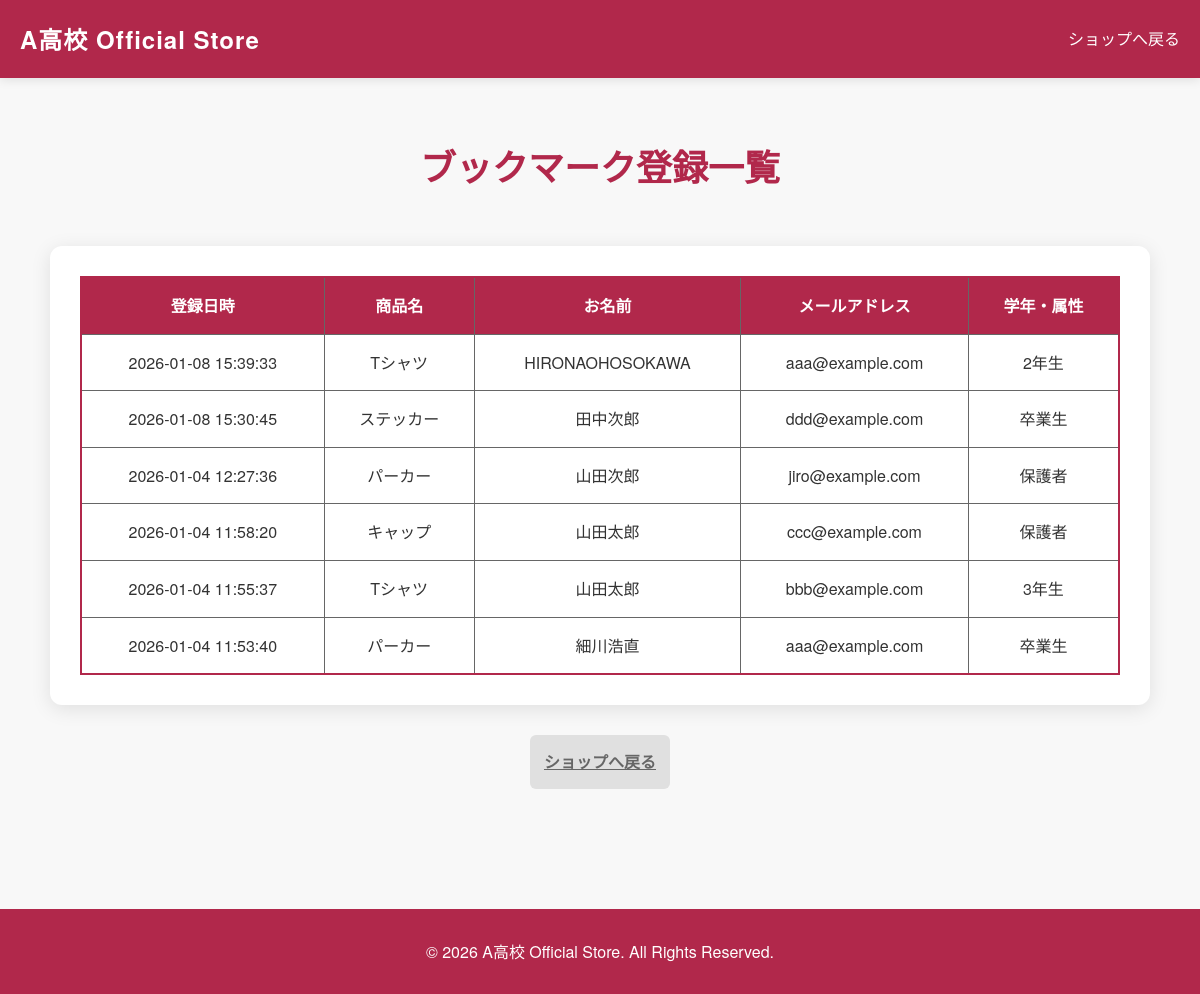
The page /select.php on the database its author committed.
### tables this page shows
CREATE TABLE `gs_bm_table` (
  `id` int(12) NOT NULL,
  `name` varchar(64) NOT NULL,
  `product` varchar(64) NOT NULL,
  `datetime` datetime NOT NULL,
  `email` varchar(128) NOT NULL,
  `grade` varchar(64) NOT NULL
);

### funcs.php (called while the page is built, shortened)
<?php
function h($str) {
    return htmlspecialchars($str, ENT_QUOTES, 'UTF-8');
}
?>

### select.php (the view, shortened to what this page needs)
<?php
require_once('funcs.php');
$pdo = db_conn();
$sql = "SELECT * FROM gs_bm_table ORDER BY datetime DESC";
$stmt = $pdo->prepare($sql);
$status = $stmt->execute();
$view = "";
if ($status == false) {
    exit("SQL_ERROR");
} else {
    while ($result = $stmt->fetch()) {
        $view .= '<tr>';
        $view .= '<td>' . h($result["datetime"]) . '</td>';
        $view .= '<td>' . h($result["product"]) . '</td>';
        $view .= '<td>' . h($result["name"]) . '</td>';
        $view .= '<td>' . h($result["email"]) . '</td>';
        $view .= '<td>' . h($result["grade"]) . '</td>';
        $view .= '</tr>';
    }
}
?>
<!DOCTYPE html>
<html lang="ja">
<head>
    <link rel="stylesheet" href="css/style.css?v=2">
</head>
<body>
    <header class="header">
        <div class="container">
            <h1 class="logo">A高校 Official Store</h1>
            <nav class="nav">
                <a href="index.php">ショップへ戻る</a>
            </nav>
        </div>
    </header>
    <main class="container admin-main">
        <section class="admin-section">
            <h2 class="section-title">ブックマーク登録一覧</h2>
            <div class="table-wrapper">
                <table class="admin-table">
                    <thead>
                        <tr>
                            <th>登録日時</th>
                            <th>商品名</th>
                            <th>お名前</th>
                            <th>メールアドレス</th>
                            <th>学年・属性</th>
                        </tr>
                    </thead>
                    <tbody>
                        <?php echo $view; ?>
                    </tbody>
                </table>
            </div>
            <div class="form-actions">
                <a href="index.php" class="cancel-btn">ショップへ戻る</a>
            </div>
        </section>
    </main>
    <footer class="footer">
        <div class="container">
            <p>&copy; 2026 A高校 Official Store. All Rights Reserved.</p>
        </div>
    </footer>
</body>
</html>

### css/style.css (style rules this page uses)
* { margin: 0; padding: 0; box-sizing: border-box; }
body { font-family: 'Helvetica Neue', Arial, 'Hiragino Kaku Gothic ProN', 'Hiragino Sans', Meiryo, sans-serif; line-height: 1.6; color: #333; background-color: #f8f8f8; }
.container { max-width: 1200px; margin: 0 auto; padding: 0 20px; }
.header { background-color: #b1284b; color: white; padding: 20px 0; box-shadow: 0 2px 10px rgba(0,0,0,0.1); position: sticky; top: 0; z-index: 100; }
.header .container { display: flex; justify-content: space-between; align-items: center; flex-wrap: wrap; }
.logo { font-size: 24px; font-weight: bold; letter-spacing: 1px; }
.nav { display: flex; gap: 30px; }
.nav a { color: white; text-decoration: none; font-weight: 500; transition: opacity 0.3s; }
.footer { background-color: #b1284b; color: white; text-align: center; padding: 30px 20px; margin-top: 60px; }
.section-title { text-align: center; font-size: 36px; margin-bottom: 50px; color: #b1284b; font-weight: bold; }
.form-actions { display: flex; gap: 15px; margin-top: 30px; }
.cancel-btn { background-color: #e0e0e0; color: #666; padding: 14px; border: none; border-radius: 6px; font-weight: bold; cursor: pointer; text-align: center; flex: 1; }
.admin-main { display: flex !important; flex-direction: column !important; align-items: center !important; padding: 60px 20px !important; max-width: 100% !important; }
.admin-section { width: 100%; display: flex; flex-direction: column; align-items: center; }
.table-wrapper { width: 100%; max-width: 1100px; background: #ffffff; padding: 30px; border-radius: 12px; box-shadow: 0 4px 20px rgba(0,0,0,0.1); overflow-x: auto; }
.admin-table { width: 100% !important; border-collapse: collapse !important; border: 2px solid #b1284b !important; table-layout: auto; }
.admin-table th, .admin-table td { padding: 15px !important; border: 1px solid #666666 !important; text-align: center !important; }
.admin-table th { background-color: #b1284b !important; color: white !important; font-weight: bold; }

### rows shown on the page
gs_bm_table: datetime "2026-01-08 15:39:33", product "Tシャツ", name "HIRONAOHOSOKAWA", email "aaa@example.com", grade "2年生"
gs_bm_table: datetime "2026-01-08 15:30:45", product "ステッカー", name "田中次郎", email "ddd@example.com", grade "卒業生"
gs_bm_table: datetime "2026-01-04 12:27:36", product "パーカー", name "山田次郎", email "jiro@example.com", grade "保護者"
gs_bm_table: datetime "2026-01-04 11:58:20", product "キャップ", name "山田太郎", email "ccc@example.com", grade "保護者"
gs_bm_table: datetime "2026-01-04 11:55:37", product "Tシャツ", name "山田太郎", email "bbb@example.com", grade "3年生"
gs_bm_table: datetime "2026-01-04 11:53:40", product "パーカー", name "細川浩直", email "aaa@example.com", grade "卒業生"
